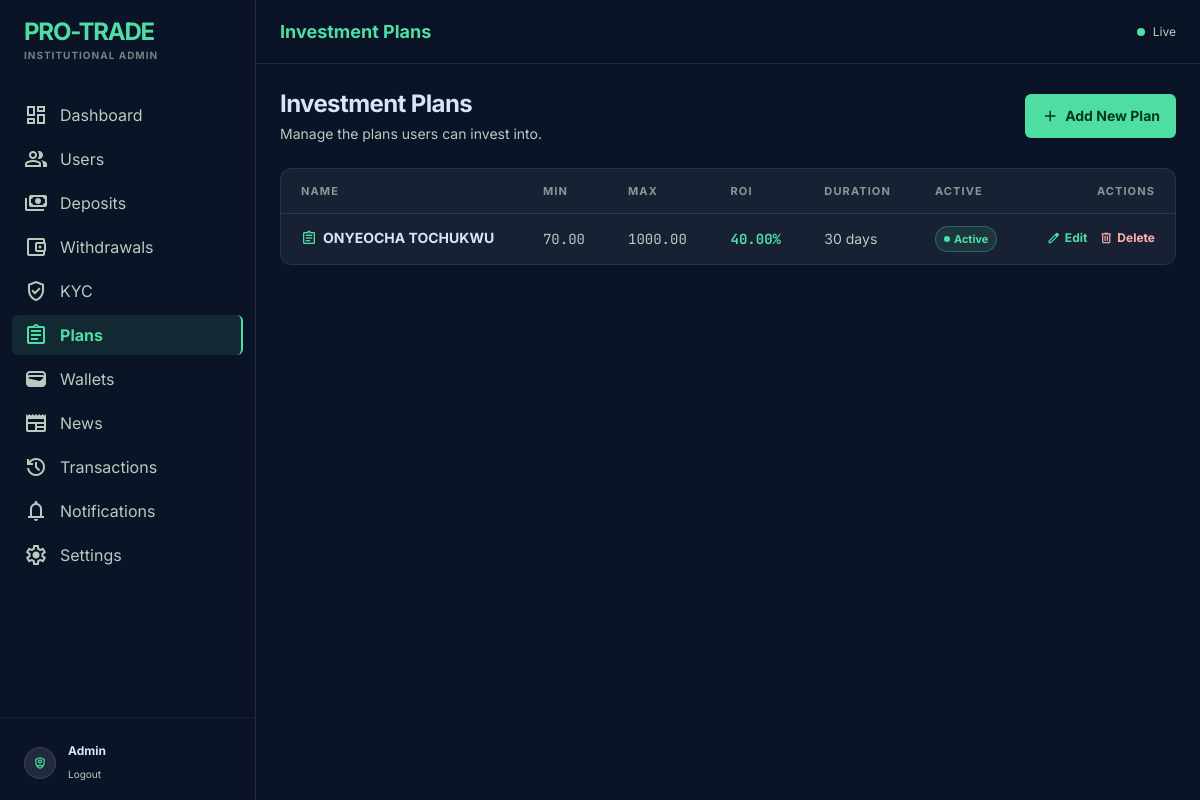
The page /panel/plans/ (signed in) on the database as committed earlier.
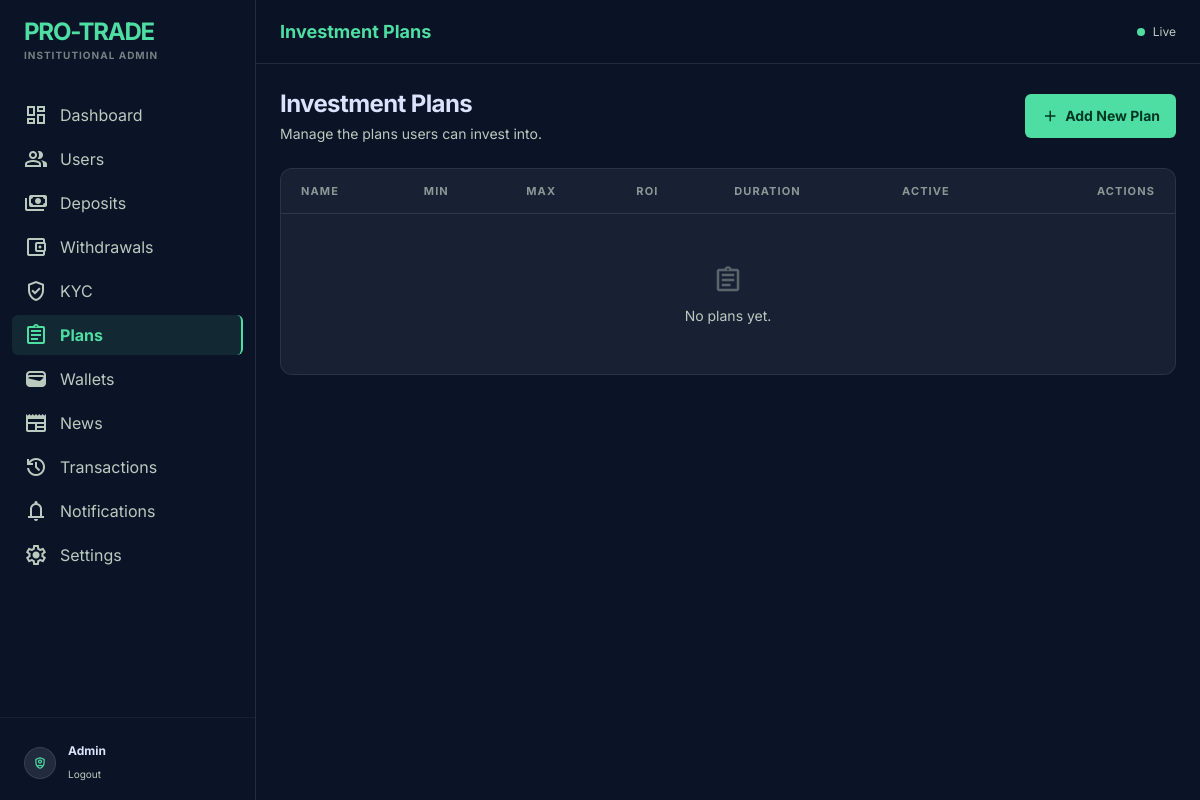
The same page on the database as committed later.
### core/models.py (models this page shows, shortened)
class InvestmentPlan(models.Model):
    name = models.CharField(max_length=100)
    minimum = models.DecimalField(max_digits=20, decimal_places=2)
    maximum = models.DecimalField(max_digits=20, decimal_places=2)
    roi = models.DecimalField(
        max_digits=5,
        decimal_places=2,
        help_text="Percentage"
    )
    duration_days = models.PositiveIntegerField()
    active = models.BooleanField(default=True)
    created_at = models.DateTimeField(auto_now_add=True)

### core/admin_views.py (the view)
# urls.py: path("panel/plans/", admin_views.AdminPlanListView.as_view(), name="admin_plans_list"),
class AdminPlanListView(AdminRequiredMixin, ListView):
    model = InvestmentPlan
    template_name = "core/admin/admin_plans_list.html"
    context_object_name = "plans"
    ordering = ["-created_at"]

### core/context_processors.py (called while the page is built)
def site_settings(request):
    return {"site_settings": SiteSetting.objects.first()}

def notifications_badge(request):
    if request.user.is_authenticated:
        count = Notification.objects.filter(user=request.user, is_read=False).count()
    else:
        count = 0
    return {"unread_notifications_count": count}

### core/templates/core/admin/admin_plans_list.html (shortened to what this page needs)
{% extends "core/admin/admin_base.html" %}
{% block page_title %}Investment Plans{% endblock %}
{% block content %}
<div class="flex flex-col gap-6">
  <div class="flex flex-wrap items-center justify-between gap-4">
    <div>
      <h1 class="text-2xl font-bold text-on-surface tracking-tight">Investment Plans</h1>
      <p class="text-sm text-on-surface-variant mt-1">Manage the plans users can invest into.</p>
    </div>
    <a href="{% url 'core:admin_plan_create' %}"
       class="inline-flex items-center gap-1.5 bg-primary text-on-primary font-bold text-sm px-4 py-2 rounded-md hover:brightness-110 transition-all">
      <span class="material-symbols-outlined text-lg">add</span>Add New Plan
    </a>
  </div>
  <div class="glass-panel rounded-xl overflow-hidden">
    <div class="overflow-x-auto custom-scrollbar">
      <table class="w-full text-sm">
        <thead>
          <tr class="border-b border-white/10 text-left text-[11px] uppercase tracking-widest text-on-surface-variant/70">
            <th class="px-5 py-3 font-bold">Name</th>
            <th class="px-5 py-3 font-bold">Min</th>
            <th class="px-5 py-3 font-bold">Max</th>
            <th class="px-5 py-3 font-bold">ROI</th>
            <th class="px-5 py-3 font-bold">Duration</th>
            <th class="px-5 py-3 font-bold">Active</th>
            <th class="px-5 py-3 font-bold text-right">Actions</th>
          </tr>
        </thead>
        <tbody class="divide-y divide-white/5">
          {% for plan in plans %}
          <tr class="hover:bg-surface-variant/30 transition-colors">
            <td class="px-5 py-3 font-bold text-on-surface flex items-center gap-1.5">
              <span class="material-symbols-outlined text-base text-primary">assignment</span>{{ plan.name }}
            </td>
            <td class="px-5 py-3 font-data-md text-on-surface-variant">{{ plan.minimum }}</td>
            <td class="px-5 py-3 font-data-md text-on-surface-variant">{{ plan.maximum }}</td>
            <td class="px-5 py-3 font-data-md text-primary font-bold">{{ plan.roi }}%</td>
            <td class="px-5 py-3 text-on-surface-variant">{{ plan.duration_days }} days</td>
            <td class="px-5 py-3">
              {% if plan.active %}
              <span class="inline-flex items-center gap-1 px-2 py-0.5 rounded-full text-[11px] font-bold bg-primary/10 text-primary border border-primary/30">
                <span class="w-1.5 h-1.5 rounded-full bg-primary"></span>Active
              </span>
              {% else %}
              <span class="inline-flex items-center gap-1 px-2 py-0.5 rounded-full text-[11px] font-bold bg-surface-variant text-on-surface-variant border border-white/10">
                Inactive
              </span>
              {% endif %}
            </td>
            <td class="px-5 py-3 text-right">
              <div class="inline-flex items-center gap-3">
                <a href="{% url 'core:admin_plan_update' plan.pk %}"
                   class="inline-flex items-center gap-1 text-primary hover:text-primary/80 font-bold text-xs transition-colors">
                  <span class="material-symbols-outlined text-sm">edit</span>Edit
                </a>
                <a href="{% url 'core:admin_plan_delete' plan.pk %}"
                   class="inline-flex items-center gap-1 text-error hover:text-error/80 font-bold text-xs transition-colors">
                  <span class="material-symbols-outlined text-sm">delete</span>Delete
                </a>
              </div>
            </td>
          </tr>
          {% empty %}
          <tr>
            <td colspan="7" class="px-5 py-12 text-center text-on-surface-variant">
              <div class="flex flex-col items-center gap-2">
                <span class="material-symbols-outlined text-3xl opacity-40">assignment</span>
                <span class="text-sm">No plans yet.</span>
              </div>
            </td>
          </tr>
          {% endfor %}
        </tbody>
      </table>
    </div>
  </div>
</div>
{% endblock %}

Rows that differ between the two databases and show on the page:
removed InvestmentPlan: name "ONYEOCHA TOCHUKWU", minimum "70.00", maximum "1000.00", roi "40.00", duration_days "30", active True (drawn)
Other text that changed with them:
text now shown: "No plans yet."
